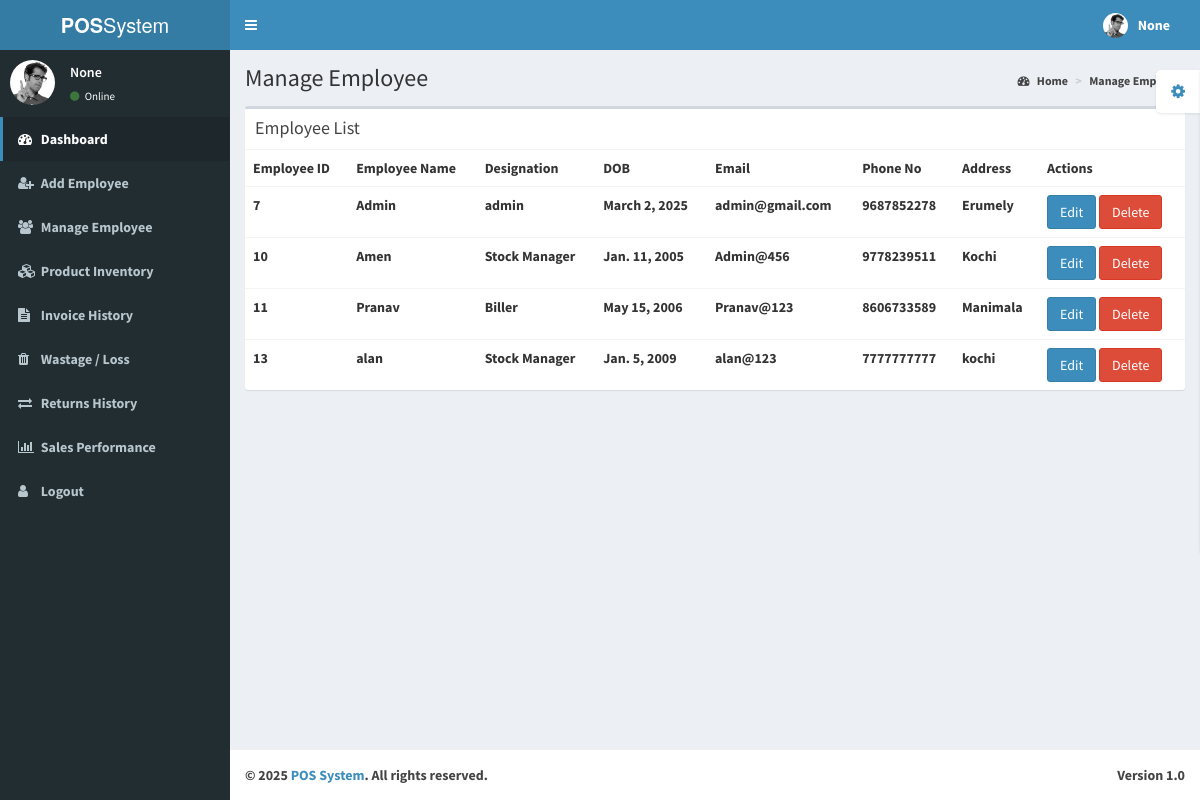
The app's page /manageemployee/ with its own data.
### admindashboard/models.py (models this page shows, shortened)
class Employee(models.Model):
    ename = models.CharField(max_length=100)  # Employee Name
    designation = models.CharField(max_length=100)  # Designation
    dob = models.DateField()  # Date of Birth
    email = models.EmailField()  # Email (which will also serve as the username)
    pno = models.IntegerField()  # Phone Number (which will also serve as password)
    address = models.TextField()  # Address
    username = models.CharField(max_length=50)  # Username (email field will be used)
    password = models.CharField(max_length=40)  # Password (phone number will be used)

### admindashboard/views.py (the view)
# urls.py: path('manageemployee/', dviews.memployee,name='memployee'),
def memployee(request):
    ename = request.session.get('ename')
    email = request.session.get('email')
    user_id = request.session.get('id')
    username = request.session.get('username')
    employees = Employee.objects.all().order_by('id')  # Display employees in descending order of ID
    context = {
        'ename': ename,
        'email': email,
        'user_id': user_id,
        'username': username,
    }
    return render(request, 'manageemployee.html', {'employees': employees,**context})

### templates/manageemployee.html (shortened to what this page needs)
<!DOCTYPE html>
<html>
  <head>
    {% load static %}
    <link href="{% static 'adminp/bootstrap/css/bootstrap.min.css' %}" rel="stylesheet" type="text/css" />
    <link href="https://maxcdn.bootstrapcdn.com/font-awesome/4.3.0/css/font-awesome.min.css" rel="stylesheet" type="text/css" />
    <link href="http://code.ionicframework.com/ionicons/2.0.0/css/ionicons.min.css" rel="stylesheet" type="text/css" />
    <link href="{% static 'adminp/dist/css/AdminLTE.min.css' %}" rel="stylesheet" type="text/css" />
    <link href="{% static 'adminp/dist/css/skins/_all-skins.min.css' %}" rel="stylesheet" type="text/css" />
  </head>
  <body class="skin-blue">
    <div class="wrapper">
      <header class="main-header">
        <a href="{% url 'admin_dashboard' %}" class="logo"><b>POS</b>System</a>
        <nav class="navbar navbar-static-top" role="navigation">
          <a href="#" class="sidebar-toggle" data-toggle="offcanvas" role="button">
          </a>
          <div class="navbar-custom-menu">
            <ul class="nav navbar-nav">
              <li class="dropdown user user-menu">
                <a href="#" class="dropdown-toggle" data-toggle="dropdown">
                  <img src="{% static 'adminp/dist/img/user2-160x160.jpg' %}" class="user-image" alt="User Image"/>
                  <span class="hidden-xs"><b>{{ username }}</span>
                </a>
              </li>
            </ul>
          </div>
        </nav>
      </header>
      <div class="content-wrapper">
        <section class="content-header">
          <h1>Manage Employee</h1>
          <ol class="breadcrumb">
            <li><a href="#"><i class="fa fa-dashboard"></i> Home</a></li>
            <li><a href="#">Manage Employee</a></li>
          </ol>
        </section>
        <aside class="main-sidebar">
          <section class="sidebar">
            <div class="user-panel">
              <div class="pull-left image">
                <img src="{% static 'adminp/dist/img/user2-160x160.jpg' %}" class="img-circle" alt="User Image" />
              </div>
              <div class="pull-left info">
                <p>{{ ename }}</p>
                <a href="#"><i class="fa fa-circle text-success"></i> Online</a>
              </div>
            </div>
            <ul class="sidebar-menu">
              <li class="active treeview">
                <a href="{% url 'admin_dashboard' %}">
                  <i class="fa fa-dashboard"></i> <span>Dashboard</span>
                </a>
              </li>
              <li class="treeview">
                <a href="{% url 'add_employee' %}">
                  <i class="fa fa-user-plus"></i>
                  <span>Add Employee</span>
                </a>
              </li>
              <li>
                <a href="{% url 'memployee' %}">
                  <i class="fa fa-users"></i>
                  <span>Manage Employee</span>
                </a>
              </li>
              <li>
                <a href="{% url 'inventory' %}">
                  <i class="fa fa-cubes"></i>
                  <span>Product Inventory</span>
                </a>
              </li>
              <li>
                <a href="{% url 'past_invoice_admin' %}">
                  <i class="fa fa-file-text"></i>
                  <span>Invoice History</span>
                </a>
              </li>
              <li>
                <a href="{% url 'wastage_report_admin' %}">
                  <i class="fa fa-trash"></i>
                  <span>Wastage / Loss</span>
                </a>
              </li>
              <li>
                <a href="{% url 'return_history_admin' %}">
                  <i class="fa fa-exchange"></i>
                  <span>Returns History</span>
                </a>
              </li>
              <li>
                <a href="{% url 'sales_analysis' %}">
                  <i class="fa fa-bar-chart"></i>
                  <span>Sales Performance</span>
                </a>
              </li>
              <li>
                <a href="{% url 'logout' %}">
                  <i class="fa fa-user"></i>
                  <span>Logout</span>
                </a>
              </li>
            </ul>
          </section>
        </aside>
        <section class="content">
          <div class="row">
            <div class="col-xs-12">
              <div class="box">
                <div class="box-header">
                  <h3 class="box-title">Employee List</h3>
                </div>
                <div class="box-body table-responsive no-padding">
                  <table class="table table-hover">
                    <tr>
                        <th>Employee ID</th>
                        <th>Employee Name</th>
                        <th>Designation</th>
                        <th>DOB</th>
                        <th>Email</th>
                        <th>Phone No</th>
                        <th>Address</th>
                        <th>Actions</th>
                    </tr>
                    {% for employee in employees %}
                    <tr>
                      <td>{{ employee.id }}</td>
                      <td>{{ employee.ename }}</td>
                      <td>{{ employee.designation }}</td>
                      <td>{{ employee.dob }}</td>
                      <td>{{ employee.email }}</td>
                      <td>{{ employee.pno }}</td>
                      <td>{{ employee.address }}</td>
                      <td>
                        <a href="{% url 'edit_employee' employee.id %}">
                          <button class="btn btn-primary">Edit</button>
                        </a>
                        <a href="{% url 'delete_employee' employee.id %}">
                          <button class="btn btn-danger">Delete</button>
                        </a>
                      </td>
                    </tr>
                    {% endfor %}
                  </table>
                </div>
              </div>
            </div>
          </div>
        </section>
      </div>
      <footer class="main-footer">
        <div class="pull-right hidden-xs">
          <b>Version</b> 1.0
        </div>
        <strong>&copy; 2025<a href="http://almsaeedstudio.com">  <span> POS System</span></span></a>.</strong> All rights reserved.
      </footer>
    </div>
  </body>
</html>

### records on screen
Employee: id "7", ename "Admin", designation "admin", dob "March 2, 2025", email "admin@gmail.com", pno "9687852278", address "Erumely"
Employee: id "10", ename "Amen", designation "Stock Manager", dob "Jan. 11, 2005", email "Admin@456", pno "9778239511", address "Kochi"
Employee: id "11", ename "Pranav", designation "Biller", dob "May 15, 2006", email "Pranav@123", pno "8606733589", address "Manimala"
Employee: id "13", ename "alan", designation "Stock Manager", dob "Jan. 5, 2009", email "alan@123", pno "7777777777", address "kochi"

### other values on screen
{{ username }} "None"
{{ ename }} "None"
